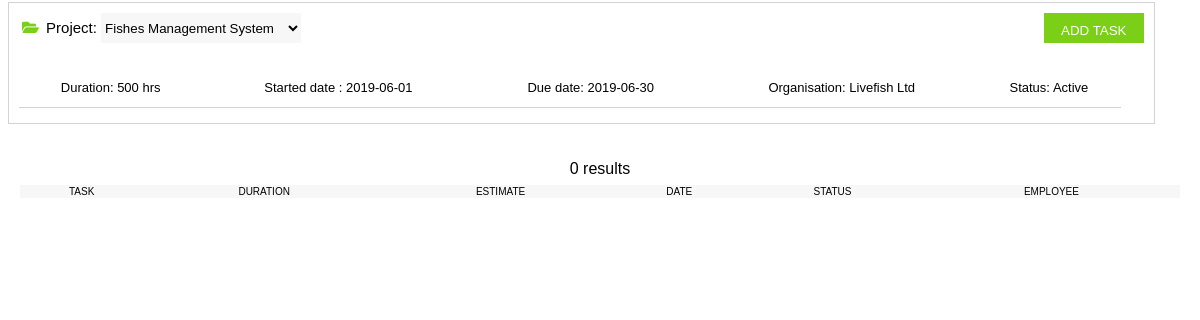
Page /taskshow.php on the committed database.
### tables this page shows
CREATE TABLE `project_info` (
  `name` varchar(50) NOT NULL,
  `client_name` varchar(50) NOT NULL,
  `org_name` varchar(50) NOT NULL,
  `mail` varchar(50) NOT NULL,
  `contact` varchar(50) NOT NULL,
  `status` varchar(10) NOT NULL,
  `start` date NOT NULL,
  `end` date NOT NULL,
  `est_hours` int(11) NOT NULL,
  `description` text NOT NULL
);

### taskshow.php (the view, shortened to what this page needs)
<!DOCTYPE html>
<html>
<head>
  <link rel="stylesheet" href="https://use.fontawesome.com/releases/v5.7.0/css/all.css">
  <link rel="stylesheet" type="text/css" href="basic.css">
</head>
<body>
<div id="header">
<div>
    <i class='fas fa-folder-open'  style="margin:3px;color:#7CCF17"></i> Project:
    <select name="pname" id="pname" class="pname" onchange="selectproject(this.id)" style="background-color:#f7f7f7;  height:30px; border:none; outline :none">
    <?php
    $conn = new mysqli("localhost","root","","timesheet");
    $sql ="SELECT name FROM project_info";
      $result = $conn->query($sql);
     if ($result->num_rows > 0) {
    while($row = $result->fetch_assoc()) {
            echo "<option id=\"".$row['name']."\">".$row['name']."</option>";
    }
    } else {
    echo "0 results";
     }
     echo "</select>";
   ?>
    <?php
    $conn = new mysqli("localhost","root","","timesheet");
    $sql = "SELECT name FROM project_info LIMIT 1";
    $result = $conn->query($sql);
    $row = $result->fetch_assoc();
    isset($_GET["pname"])?$name=$_GET["pname"]:$name=$row["name"];
    echo "<button type=\"button\" style=\"display: inline\" id='".$name."' class=\"myBtn\" onclick=\"add_click(this.id)\">ADD TASK</button>";
    echo "</div>";
    $sql = "SELECT * FROM project_info WHERE name='$name'";
    $result = $conn->query($sql);
    if ($result->num_rows > 0) {
        while($row = $result->fetch_assoc()) {
        	$end=$row["end"];
        	$est=$row["est_hours"];
            $org_name=$row["org_name"];
            $status=$row["status"];
            $start=$row["start"];
           echo "<br><table><tr><td>Duration: $est hrs </td><td> Started date : $start</td><td>Due date: $end</td><td color='#7CCF17'>Organisation: $org_name</td><td>Status: $status</td></tr></table>";
        }
    } else {
        echo "0 results";
    }
echo "</div>";
echo "<div>";
    echo "<form action=\"taskeditphp.php\" method=\"POST\">";
    echo"<center><br><br><table><tr bgcolor='#f7f7f7'><th>TASK</th><th>DURATION</th><th>ESTIMATE</th><th colspan=2>DATE</th><th>STATUS</th><th>EMPLOYEE</th></tr>";
    echo "</table></center></form>";
?>
</div>
</body>
</html>

### basic.css (style rules this page uses)
body { font-family: Arial, Helvetica, sans-serif; color:black; }
table { font-size: 13px; border: none; width :98%; border-collapse: collapse; border-collapse:separate; border-spacing:0 7px; }
tr { background-color: #ffffff; margin: 10px; border: 1px solid lightgrey; }
td { border: none; text-align: left; border-collapse: collapse; border-bottom: 1px solid lightgrey; height: 40px; padding: 0px; }
#header { border: 1px solid lightgrey; padding: 10px; font-size: 15px; background-color: #ffffff; width :95%; align-self: center; height :50px; margin-left: 200px: margin-right:20px; margin-top: -6px; }
button { background-color: #ffffff; border:none; outline: none; }

### taskshow.php (style rules this page uses)
input,select { width: 200px; height: 20px; border: none; outline: none; }
.myBtn { color : #ffffff; background-color:#7CCF17; height: 30px; width:100px; padding: 5px; padding: 10px; float: right; }
#header { height :100px; }
th { font-weight: normal; font-size: 10px; border: none; background-color: #f7f7f7; }
td { text-align: center; }

### rows in the picture
project_info: est_hours "500", start "2019-06-01", end "2019-06-30", org_name "Livefish Ltd", status "Active"

### other values in the picture
form field pname "Fishes Management System"
